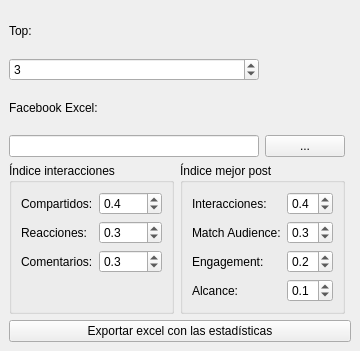
<?xml version="1.0" encoding="UTF-8"?>
<ui version="4.0">
 <class>MainWindow</class>
 <widget class="QMainWindow" name="MainWindow">
  <property name="geometry">
   <rect>
    <x>0</x>
    <y>0</y>
    <width>360</width>
    <height>351</height>
   </rect>
  </property>
  <property name="acceptDrops">
   <bool>true</bool>
  </property>
  <property name="windowTitle">
   <string>MainWindow</string>
  </property>
  <widget class="QWidget" name="centralwidget">
   <property name="acceptDrops">
    <bool>true</bool>
   </property>
   <layout class="QGridLayout" name="gridLayout">
    <item row="6" column="0">
     <widget class="QLineEdit" name="lineEditPath"/>
    </item>
    <item row="2" column="0">
     <widget class="QLabel" name="label">
      <property name="text">
       <string>Top:</string>
      </property>
     </widget>
    </item>
    <item row="6" column="1">
     <widget class="QPushButton" name="butttomOpenFile">
      <property name="text">
       <string>...</string>
      </property>
     </widget>
    </item>
    <item row="8" column="0" colspan="3">
     <widget class="QPushButton" name="buttomExportar">
      <property name="text">
       <string>Exportar excel con las estadísticas</string>
      </property>
     </widget>
    </item>
    <item row="4" column="0">
     <widget class="QLabel" name="label_2">
      <property name="text">
       <string>Facebook Excel:</string>
      </property>
     </widget>
    </item>
    <item row="3" column="0">
     <widget class="QSpinBox" name="spinnerTop">
      <property name="minimum">
       <number>1</number>
      </property>
      <property name="maximum">
       <number>10</number>
      </property>
      <property name="value">
       <number>3</number>
      </property>
      <property name="displayIntegerBase">
       <number>10</number>
      </property>
     </widget>
    </item>
    <item row="7" column="0" colspan="2">
     <layout class="QHBoxLayout" name="horizontalLayout">
      <item>
       <widget class="QGroupBox" name="groupBox_2">
        <property name="title">
         <string>Índice interacciones</string>
        </property>
        <layout class="QFormLayout" name="formLayout_2">
         <item row="0" column="0">
          <widget class="QLabel" name="label_7">
           <property name="text">
            <string>Compartidos:</string>
           </property>
          </widget>
         </item>
         <item row="0" column="1">
          <widget class="QDoubleSpinBox" name="spinnerCompartidos">
           <property name="decimals">
            <number>1</number>
           </property>
           <property name="minimum">
            <double>0.000000000000000</double>
           </property>
           <property name="maximum">
            <double>1.000000000000000</double>
           </property>
           <property name="singleStep">
            <double>0.100000000000000</double>
           </property>
           <property name="value">
            <double>0.400000000000000</double>
           </property>
          </widget>
         </item>
         <item row="1" column="0">
          <widget class="QLabel" name="label_9">
           <property name="text">
            <string>Reacciones:</string>
           </property>
          </widget>
         </item>
         <item row="1" column="1">
          <widget class="QDoubleSpinBox" name="spinnerReacciones">
           <property name="decimals">
            <number>1</number>
           </property>
           <property name="maximum">
            <double>1.000000000000000</double>
           </property>
           <property name="singleStep">
            <double>0.100000000000000</double>
           </property>
           <property name="value">
            <double>0.300000000000000</double>
           </property>
          </widget>
         </item>
         <item row="2" column="0">
          <widget class="QLabel" name="label_8">
           <property name="text">
            <string>Comentarios:</string>
           </property>
          </widget>
         </item>
         <item row="2" column="1">
          <widget class="QDoubleSpinBox" name="spinnerComentarios">
           <property name="decimals">
            <number>1</number>
           </property>
           <property name="maximum">
            <double>1.000000000000000</double>
           </property>
           <property name="singleStep">
            <double>0.100000000000000</double>
           </property>
           <property name="value">
            <double>0.300000000000000</double>
           </property>
          </widget>
         </item>
        </layout>
       </widget>
      </item>
      <item>
       <widget class="QGroupBox" name="groupBox">
        <property name="title">
         <string>Índice mejor post</string>
        </property>
        <layout class="QFormLayout" name="formLayout">
         <item row="0" column="1">
          <widget class="QDoubleSpinBox" name="spinnerInteracciones">
           <property name="decimals">
            <number>1</number>
           </property>
           <property name="maximum">
            <double>1.000000000000000</double>
           </property>
           <property name="singleStep">
            <double>0.100000000000000</double>
           </property>
           <property name="value">
            <double>0.400000000000000</double>
           </property>
          </widget>
         </item>
         <item row="1" column="1">
          <widget class="QDoubleSpinBox" name="spinnerMatchAudience">
           <property name="decimals">
            <number>1</number>
           </property>
           <property name="maximum">
            <double>1.000000000000000</double>
           </property>
           <property name="singleStep">
            <double>0.100000000000000</double>
           </property>
           <property name="value">
            <double>0.300000000000000</double>
           </property>
          </widget>
         </item>
         <item row="3" column="0">
          <widget class="QLabel" name="label_5">
           <property name="text">
            <string>Engagement:</string>
           </property>
          </widget>
         </item>
         <item row="3" column="1">
          <widget class="QDoubleSpinBox" name="spinnerEngagement">
           <property name="decimals">
            <number>1</number>
           </property>
           <property name="maximum">
            <double>1.000000000000000</double>
           </property>
           <property name="singleStep">
            <double>0.100000000000000</double>
           </property>
           <property name="value">
            <double>0.200000000000000</double>
           </property>
          </widget>
         </item>
         <item row="4" column="0">
          <widget class="QLabel" name="label_6">
           <property name="text">
            <string>Alcance:</string>
           </property>
          </widget>
         </item>
         <item row="4" column="1">
          <widget class="QDoubleSpinBox" name="spinnerAlcance">
           <property name="decimals">
            <number>1</number>
           </property>
           <property name="maximum">
            <double>1.000000000000000</double>
           </property>
           <property name="singleStep">
            <double>0.100000000000000</double>
           </property>
           <property name="value">
            <double>0.100000000000000</double>
           </property>
          </widget>
         </item>
         <item row="0" column="0">
          <widget class="QLabel" name="label_4">
           <property name="text">
            <string>Interacciones:</string>
           </property>
          </widget>
         </item>
         <item row="1" column="0">
          <widget class="QLabel" name="label_3">
           <property name="text">
            <string>Match Audience:</string>
           </property>
          </widget>
         </item>
        </layout>
       </widget>
      </item>
     </layout>
    </item>
   </layout>
  </widget>
  <widget class="QMenuBar" name="menubar">
   <property name="geometry">
    <rect>
     <x>0</x>
     <y>0</y>
     <width>360</width>
     <height>26</height>
    </rect>
   </property>
  </widget>
 </widget>
 <resources/>
 <connections/>
</ui>
